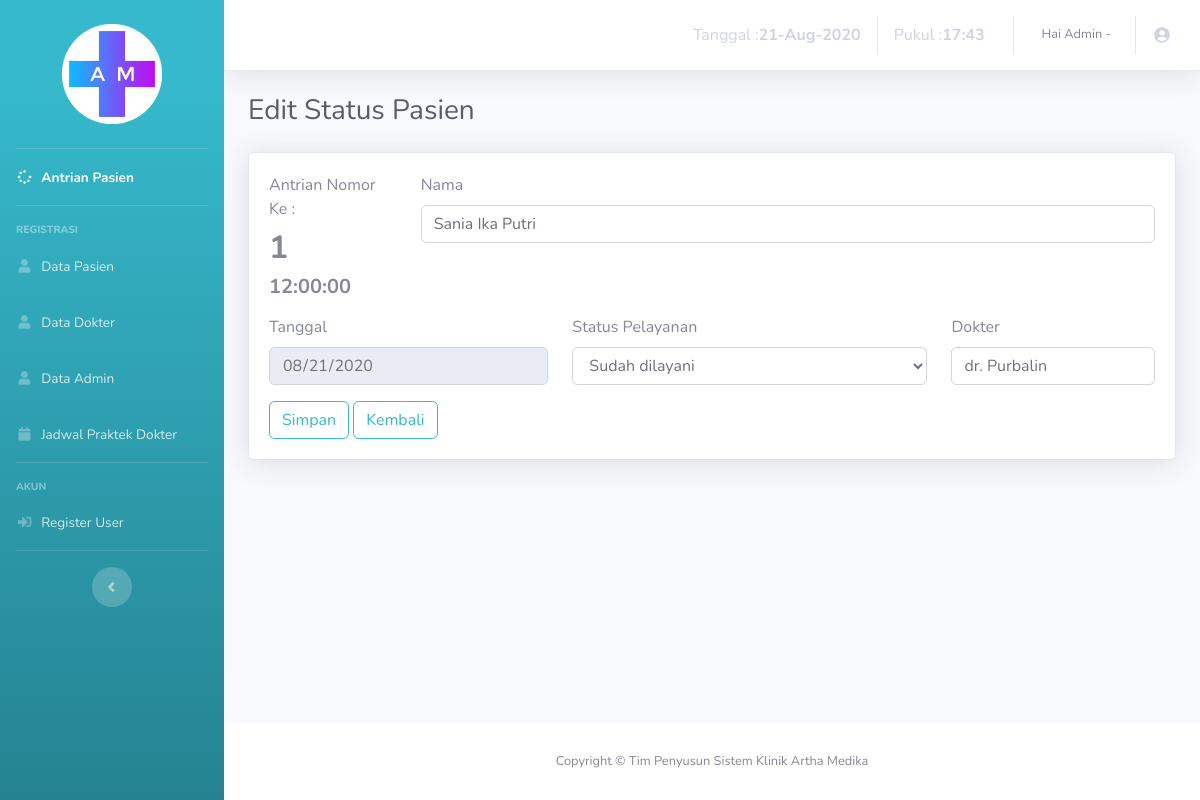
Page /admin/edit-antrian.php?id_antrian=42 on the committed database.
### tables this page shows
CREATE TABLE IF NOT EXISTS `antrian` (
`id_antrian` int(5) NOT NULL,
  `id_pasien` int(5) NOT NULL,
  `id_dokter` int(1) NOT NULL,
  `nomor` int(2) NOT NULL,
  `tgl` date NOT NULL,
  `pukul` time NOT NULL,
  `status` varchar(15) NOT NULL
);

CREATE TABLE IF NOT EXISTS `pasien` (
`id_pasien` int(5) NOT NULL,
  `nama` varchar(30) NOT NULL,
  `tgl_lahir` date NOT NULL,
  `jk` varchar(10) NOT NULL,
  `alamat` varchar(50) NOT NULL,
  `pekerjaan` varchar(20) NOT NULL,
  `tlp` varchar(14) NOT NULL
);

CREATE TABLE IF NOT EXISTS `dokter` (
`id_dokter` int(1) NOT NULL,
  `nama` varchar(30) NOT NULL,
  `tgl_lahir` date NOT NULL,
  `jk` varchar(10) NOT NULL,
  `alamat` varchar(50) NOT NULL,
  `tlp` varchar(14) NOT NULL,
  `spesialis` varchar(17) NOT NULL
);

### admin/edit-antrian.php (the view, shortened to what this page needs)
<!DOCTYPE html>
<html lang="en">
<head>
  <link href="vendor/fontawesome-free/css/all.min.css" rel="stylesheet" type="text/css">
  <link href="css/sb-admin-2.min.css" rel="stylesheet">
  <link href="vendor/datatables/dataTables.bootstrap4.min.css" rel="stylesheet">
</head>
<body id="page-top">
  <div id="wrapper">
    <ul class="navbar-nav bg-gradient-info sidebar sidebar-dark accordion" id="accordionSidebar">
      <br>
      <div class="logo">
        <a href="#" class="simple-text logo-normal">
          <img class="center" src="../image/logo.png"/>
        </a>
      </div>
      <br>
      <hr class="sidebar-divider my-0">
      <li class="nav-item active">
        <a class="nav-link" href="index.php">
          <i class="fas fa-fw fa-spinner"></i>
          <span>Antrian Pasien</span></a>
        </li>
        <hr class="sidebar-divider">
        <div class="sidebar-heading">
          Registrasi
        </div>
        <li class="nav-item ">
          <a class="nav-link" href="datapasien.php">
            <i class="fas fa-fw fa-user"></i>
            <span>Data Pasien</span></a>
          </li>
          <li class="nav-item ">
            <a class="nav-link" href="datadokter.php">
              <i class="fas fa-fw fa-user"></i>
              <span>Data Dokter</span></a>
            </li>
            <li class="nav-item">
              <a class="nav-link" href="dataadmin.php">
                <i class="fas fa-fw fa-user"></i>
                <span>Data Admin</span></a>
              </li>
              <li class="nav-item">
                <a class="nav-link" href="jadwal.php">
                  <i class="fas fa-fw fa-calendar"></i>
                  <span>Jadwal Praktek Dokter</span></a>
                </li>
                <hr class="sidebar-divider">
                <div class="sidebar-heading">
                  Akun
                </div>
                <li class="nav-item">
                  <a class="nav-link" href="datauser.php">
                    <i class="fas fa-fw fa-sign-in-alt"></i>
                    <span>Register User</span></a>
                  </li>
                  <hr class="sidebar-divider d-none d-md-block">
                  <div class="text-center d-none d-md-inline">
                    <button class="rounded-circle border-0" id="sidebarToggle"></button>
                  </div>
                </ul>
                <div id="content-wrapper" class="d-flex flex-column">
                  <div id="content">
                    <nav class="navbar navbar-expand navbar-light bg-white topbar mb-4 static-top shadow">
                      <ul class="navbar-nav ml-auto">
                        <li class="nav-item">
                          <a class="nav-link" href="#">
                           <?php
                           $tanggal= mktime(date("m"),date("d"),date("Y"));
                           echo "Tanggal : <b>".date("d-M-Y", $tanggal)."</b> ";
                           $jam=date("H:i");
                           echo "Pukul : <b>". $jam." "."</b>";
                           ?>
                         </a>
                       </li>
                       <li class="nav-item dropdown no-arrow">
                        <a class="nav-link dropdown-toggle" href="#" id="userDropdown" role="button" data-toggle="dropdown" aria-haspopup="true" aria-expanded="false">
                          <span class="mr-2 d-none d-lg-inline text-gray-600 small">Hai Admin -
                          ?></span>
                          <i class="fas fa-fw fa-user-circle"></i>
                        </a>
                      </li>
                    </ul>
                  </nav>
                  <div class="container-fluid">
                    <div class="d-sm-flex align-items-center justify-content-between mb-4">
                      <h1 class="h3 mb-0 text-gray-800">Edit Status Pasien</h1>
                    </div>
                    <?php
                    include '../process/conSQL.php';
                    $id_antrian = $_GET['id_antrian'];
                    $query = "SELECT * FROM antrian WHERE id_antrian='$id_antrian'";
                    $show = mysqli_query($con, $query);
                    if(mysqli_num_rows($show) == 0){
                      echo '<script>window.history.back()</script>';
                    }else{
                      $data = mysqli_fetch_assoc($show);
                    }
                    ?>
                    <div class="card shadow mb-4">
                      <div class="card-body">
                       <form enctype="multipart/form-data" action="./process/edit-antrian.php" method="POST">
                        <div class="row">
                          <div class="col-md-2">
                            <div class="form-group">
                              <label class="bmd-label-floating">Antrian Nomor Ke :</label>
                              <h2><b><?php echo  $data['nomor']; ?></b></h2>
                              <h5><b><?php echo  $data['pukul']; ?></b></h2>
                            </div>
                          </div>
                          <div class="col-md-10">
                            <div class="form-group">
                              <label class="bmd-label-floating">Nama</label>
                              <?php
                              include '../process/conSQL.php';
                              $id_pasien = $data['id_pasien'];
                              $pas = "SELECT nama FROM pasien WHERE id_pasien = $id_pasien ";
                              $result = mysqli_query($con, $pas);
                              $dataAntrian = mysqli_fetch_assoc($result);
                              ?>
                              <input type="text" class="form-control" name="id_pasien" id="id_pasien" value="<?php echo $dataAntrian['nama']; ?>">
                            </div>
                          </div>
                        </div>
                        <div class="row">
                          <div class="col-md-4">
                            <div class="form-group">
                              <label class="bmd-label-floating">Tanggal</label>
                              <input type="date" class="form-control" name="tgl" id="tgl" value="<?php echo $data['tgl']; ?>" readonly>
                            </div>
                          </div>
                          <div class="col-md-5">
                            <div class="form-group">
                              <label class="bmd-label-floating">Status Pelayanan</label>
                              <select class="form-control" id="status" name="status" >
                                <option value="Sudah dilayani" <?php if($data['status'] == 'Sudah dilayani'){ echo 'selected'; } ?>>Sudah dilayani</option>
                              </select>
                            </div>
                          </div>
                          <div class="col-md-3">
                            <div class="form-group">
                              <label class="bmd-label-floating">Dokter</label>
                              <?php
                              include '../process/conSQL.php';
                              $id_dokter = $data['id_dokter'];
                              $dok = "SELECT nama FROM dokter WHERE id_dokter = $id_dokter ";
                              $result = mysqli_query($con, $dok);
                              $dataDok = mysqli_fetch_assoc($result);
                              ?>
                              <input type="text" class="form-control" name="id_dokter" id="id_dokter" value="<?php echo $dataDok['nama']; ?>">
                            </div>
                          </div>
                        </div>
                        <button type="submit" class="btn btn-outline-info ">Simpan</button>
                        <a href="antrian-today.php" class="btn btn-outline-info">Kembali</a>
                      </form>
                    </div>
                  </div>
                </div>
              </div>
              <footer class="sticky-footer bg-white">
                <div class="container my-auto">
                  <div class="copyright text-center my-auto">
                    <span>Copyright &copy; Tim Penyusun Sistem Klinik Artha Medika</span>
                  </div>
                </div>
              </footer>
            </div>
          </div>
        </body>
        </html>

### admin/edit-antrian.php (style rules this page uses)
.center { margin-left:auto;margin-right:auto;display:block;width:100px }

### rows in the picture
antrian: nomor "1", pukul "12:00:00", tgl "08/21/2020", status "Sudah dilayani"
pasien: id_pasien "Sania Ika Putri"
dokter: id_dokter "dr. Purbalin"
